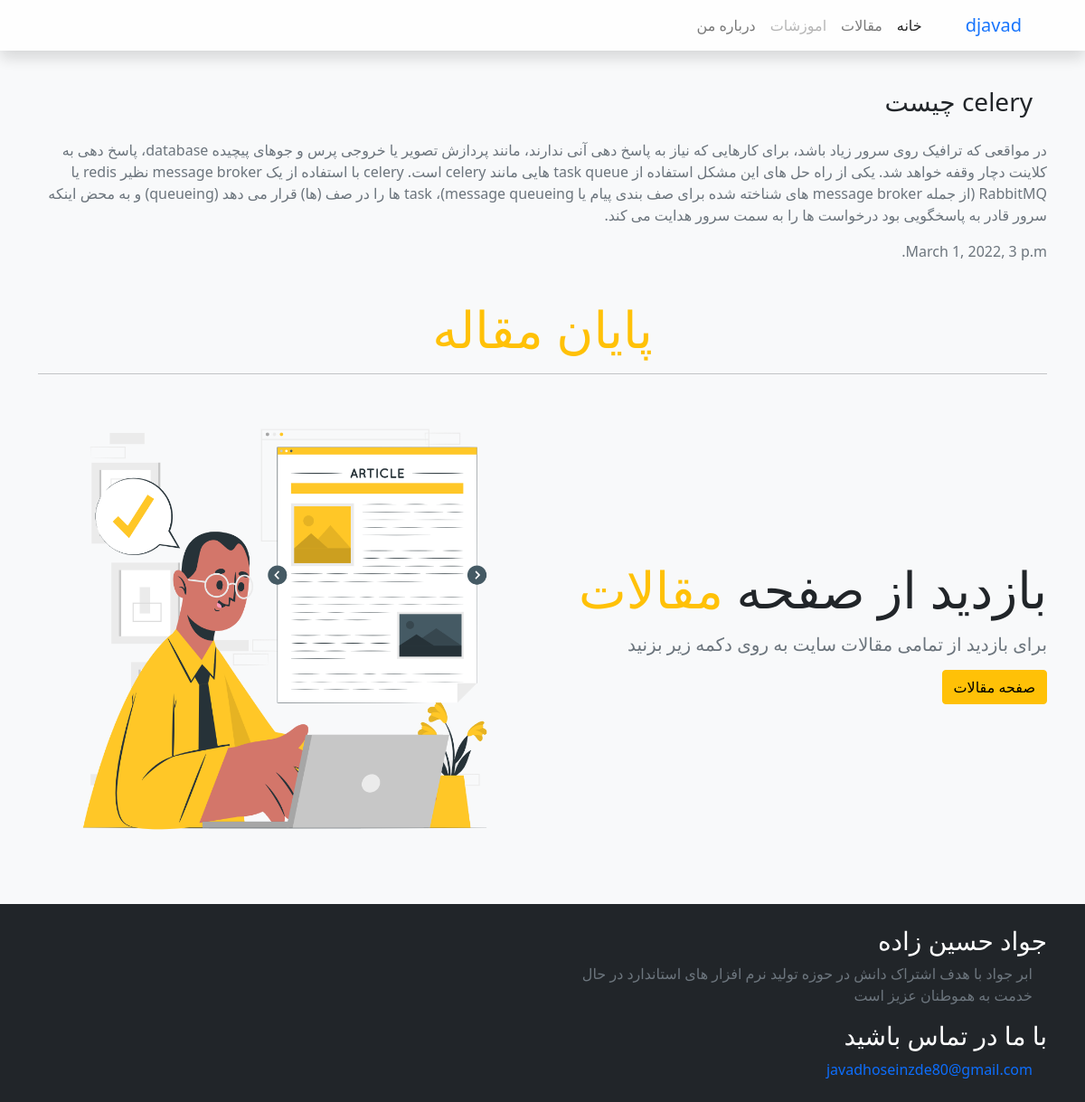
Screenshot of /detail/celery/ with the database file from the repository.
### mysite/models.py (models this page shows, shortened)
class Article(models.Model):
	title = models.CharField(max_length=100)
	slug = models.SlugField(max_length=100, unique=True, null=True)
	description = models.TextField()
	status = models.BooleanField(default=False)
	time = models.DateTimeField(auto_now_add=True)

### mysite/views.py (the view)
# urls.py: path("detail/<slug:slug>/",ArticleDetailView.as_view(), name="detail"),
class ArticleDetailView(DetailView):
	template_name = "article/articledetail.html"
	def get_queryset(self):
		global articles
		slug = self.kwargs.get("slug")
		articles = get_object_or_404(Article, slug=slug)
		return Article.objects.filter(slug=slug)
	def get_context_data(self, **kwargs):
		context =  super().get_context_data(**kwargs)
		context["articles"] = articles
		return context

### templates/article/articledetail.html
{% extends "base.html" %}
{% block content %}
<div class="container">
	<br>
	<div class="row">
		<div class="col-12">
			<h3 class="p-3">
				{{articles.title}}
			</h3>
			<p class="text-muted">
				{{articles.description}}
			</p>
			<p class="text-muted">
				{{articles.time}}
			</p>
		</div>
	</div>
</div>
{% endblock %}
{% block up-header %}
<div class="py-4">
	<div class="container">
		<h2 class="display-4 text-center text-warning">پایان مقاله</h2>
		<hr>
		<div class="row align-items-center">
			<div class="col-md-6">
				<h2 class="display-4">
					بازدید از صفحه <span class="text-warning">مقالات</span>
					<p class="lead text-muted mb- mt-3">
						برای بازدید از تمامی مقالات سایت به روی دکمه زیر بزنید
					</p>
					<div class="text-center text-md-end">
						<a href="{% url 'mysite:infos' %}" class="btn btn-warning">صفحه مقالات</a>
					</div>
				</h2>
			</div>
			<div class="col-md-6">
				<img class="img-fluid" src="/media/media/3.png">
			</div>
		</div>
	</div>
</div>
{% endblock %}

### templates/base.html (style rules this page uses)
a { text-decoration: auto; }

### rows the page displays
Article: title "celery چیست", description "در مواقعی که ترافیک روی سرور زیاد باشد، برای کارهایی که نیاز به پاسخ­ دهی آنی ندارند، مانند پردازش تصویر یا خروجی پرس و جو­های پیچیده database، پاسخ دهی به کلاینت دچار وقفه خواهد شد. یکی از راه حل­ های این مشکل استفاده از task queue هایی مانند celery است. celery با استفاده از یک message broker نظیر redis یا RabbitMQ (از جمله message broker های شناخته شده برای صف بندی پیام یا message queueing)، task ها را در صف (ها) قرار می­ دهد (queueing) و به محض اینکه سرور قادر به پاسخگویی بود درخواست ها را به سمت سرور هدایت می­ کند.", time "March 1, 2022, 3 p.m."
